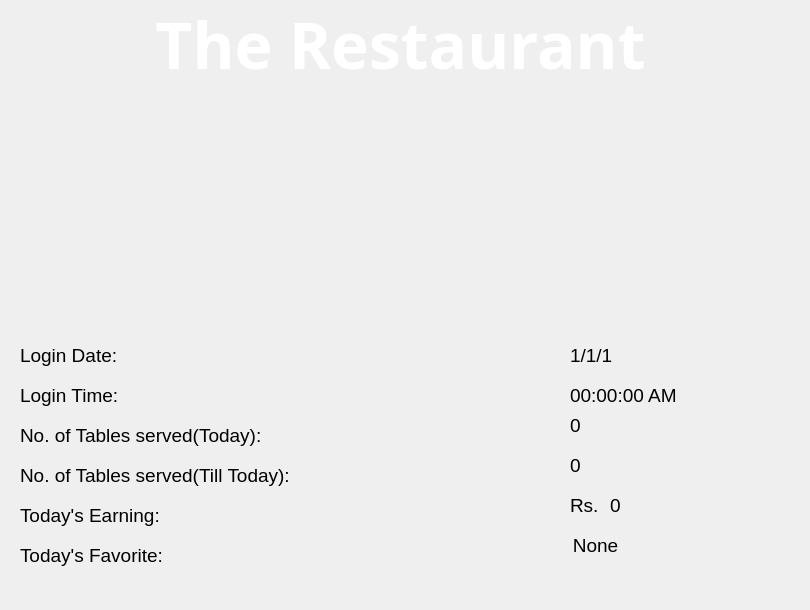
    <widget class="QWidget" name="tab">
     <attribute name="title">
      <string>Home</string>
     </attribute>
     <widget class="QLabel" name="label">
      <property name="geometry">
       <rect>
        <x>0</x>
        <y>0</y>
        <width>801</width>
        <height>601</height>
       </rect>
      </property>
      <property name="text">
       <string/>
      </property>
      <property name="pixmap">
       <pixmap>Assets/back.gif</pixmap>
      </property>
     </widget>
     <widget class="QLabel" name="label_2">
      <property name="geometry">
       <rect>
        <x>0</x>
        <y>0</y>
        <width>801</width>
        <height>321</height>
       </rect>
      </property>
      <property name="palette">
       <palette>
        <active>
         <colorrole role="WindowText">
          <brush brushstyle="SolidPattern">
           <color alpha="255">
            <red>255</red>
            <green>255</green>
            <blue>255</blue>
           </color>
          </brush>
         </colorrole>
        </active>
        <inactive>
         <colorrole role="WindowText">
          <brush brushstyle="SolidPattern">
           <color alpha="255">
            <red>255</red>
            <green>255</green>
            <blue>255</blue>
           </color>
          </brush>
         </colorrole>
        </inactive>
        <disabled>
         <colorrole role="WindowText">
          <brush brushstyle="SolidPattern">
           <color alpha="255">
            <red>120</red>
            <green>120</green>
            <blue>120</blue>
           </color>
          </brush>
         </colorrole>
        </disabled>
       </palette>
      </property>
      <property name="font">
       <font>
        <family>Segoe UI Black</family>
        <pointsize>48</pointsize>
        <weight>75</weight>
        <bold>true</bold>
       </font>
      </property>
      <property name="layoutDirection">
       <enum>Qt::LeftToRight</enum>
      </property>
      <property name="text">
       <string>The Restaurant</string>
      </property>
      <property name="alignment">
       <set>Qt::AlignHCenter|Qt::AlignTop</set>
      </property>
     </widget>
     <widget class="QLabel" name="label_3">
      <property name="geometry">
       <rect>
        <x>20</x>
        <y>370</y>
        <width>121</width>
        <height>51</height>
       </rect>
      </property>
      <property name="font">
       <font>
        <family>Segoe UI</family>
        <pointsize>14</pointsize>
       </font>
      </property>
      <property name="text">
       <string>Login Time:</string>
      </property>
     </widget>
     <widget class="QLabel" name="label_4">
      <property name="geometry">
       <rect>
        <x>20</x>
        <y>410</y>
        <width>281</width>
        <height>51</height>
       </rect>
      </property>
      <property name="font">
       <font>
        <family>Segoe UI</family>
        <pointsize>14</pointsize>
       </font>
      </property>
      <property name="text">
       <string>No. of Tables served(Today):</string>
      </property>
     </widget>
     <widget class="QLabel" name="label_5">
      <property name="geometry">
       <rect>
        <x>20</x>
        <y>450</y>
        <width>321</width>
        <height>51</height>
       </rect>
      </property>
      <property name="font">
       <font>
        <family>Segoe UI</family>
        <pointsize>14</pointsize>
       </font>
      </property>
      <property name="text">
       <string>No. of Tables served(Till Today):</string>
      </property>
     </widget>
     <widget class="QLabel" name="label_6">
      <property name="geometry">
       <rect>
        <x>20</x>
        <y>490</y>
        <width>171</width>
        <height>51</height>
       </rect>
      </property>
      <property name="font">
       <font>
        <family>Segoe UI</family>
        <pointsize>14</pointsize>
       </font>
      </property>
      <property name="text">
       <string>Today's Earning:</string>
      </property>
     </widget>
     <widget class="QLabel" name="label_7">
      <property name="geometry">
       <rect>
        <x>20</x>
        <y>530</y>
        <width>171</width>
        <height>51</height>
       </rect>
      </property>
      <property name="font">
       <font>
        <family>Segoe UI</family>
        <pointsize>14</pointsize>
       </font>
      </property>
      <property name="text">
       <string>Today's Favorite:</string>
      </property>
     </widget>
     <widget class="QLabel" name="label_8">
      <property name="geometry">
       <rect>
        <x>570</x>
        <y>370</y>
        <width>131</width>
        <height>51</height>
       </rect>
      </property>
      <property name="font">
       <font>
        <family>Segoe UI</family>
        <pointsize>14</pointsize>
       </font>
      </property>
      <property name="text">
       <string>00:00:00 AM</string>
      </property>
     </widget>
     <widget class="QLabel" name="label_9">
      <property name="geometry">
       <rect>
        <x>570</x>
        <y>400</y>
        <width>131</width>
        <height>51</height>
       </rect>
      </property>
      <property name="font">
       <font>
        <family>Segoe UI</family>
        <pointsize>14</pointsize>
       </font>
      </property>
      <property name="text">
       <string>0</string>
      </property>
     </widget>
     <widget class="QLabel" name="label_10">
      <property name="geometry">
       <rect>
        <x>570</x>
        <y>440</y>
        <width>131</width>
        <height>51</height>
       </rect>
      </property>
      <property name="font">
       <font>
        <family>Segoe UI</family>
        <pointsize>14</pointsize>
       </font>
      </property>
      <property name="text">
       <string>0</string>
      </property>
     </widget>
     <widget class="QLabel" name="label_11">
      <property name="geometry">
       <rect>
        <x>610</x>
        <y>480</y>
        <width>171</width>
        <height>51</height>
       </rect>
      </property>
      <property name="font">
       <font>
        <family>Segoe UI</family>
        <pointsize>14</pointsize>
       </font>
      </property>
      <property name="text">
       <string>0</string>
      </property>
     </widget>
     <widget class="QLabel" name="label_12">
      <property name="geometry">
       <rect>
        <x>410</x>
        <y>520</y>
        <width>371</width>
        <height>51</height>
       </rect>
      </property>
      <property name="font">
       <font>
        <family>Segoe UI</family>
        <pointsize>14</pointsize>
       </font>
      </property>
      <property name="text">
       <string>None</string>
      </property>
      <property name="alignment">
       <set>Qt::AlignCenter</set>
      </property>
     </widget>
     <widget class="QLabel" name="label_13">
      <property name="geometry">
       <rect>
        <x>570</x>
        <y>330</y>
        <width>131</width>
        <height>51</height>
       </rect>
      </property>
      <property name="font">
       <font>
        <family>Segoe UI</family>
        <pointsize>14</pointsize>
       </font>
      </property>
      <property name="text">
       <string>1/1/1</string>
      </property>
     </widget>
     <widget class="QLabel" name="label_14">
      <property name="geometry">
       <rect>
        <x>20</x>
        <y>330</y>
        <width>121</width>
        <height>51</height>
       </rect>
      </property>
      <property name="font">
       <font>
        <family>Segoe UI</family>
        <pointsize>14</pointsize>
       </font>
      </property>
      <property name="text">
       <string>Login Date:</string>
      </property>
     </widget>
     <widget class="QLabel" name="label_32">
      <property name="geometry">
       <rect>
        <x>570</x>
        <y>480</y>
        <width>31</width>
        <height>51</height>
       </rect>
      </property>
      <property name="font">
       <font>
        <family>Segoe UI</family>
        <pointsize>14</pointsize>
       </font>
      </property>
      <property name="text">
       <string>Rs.</string>
      </property>
     </widget>
    </widget>
